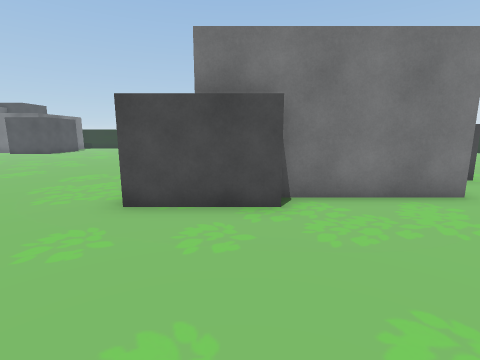
View 1 (above)

24 first-person views from a walk through a Unity game level. The camera is 1.4 m above the floor, tilts 10° down and sees 85° across. The floor is counted in squares, 1 m on a side. Each view is taken from the middle of a square. On the plan, view 1 faces up. The plan holds only what a view shows up to about 13 squares ahead; the rest is blank. The place goes on beyond the plan. The player is left out.

View 2
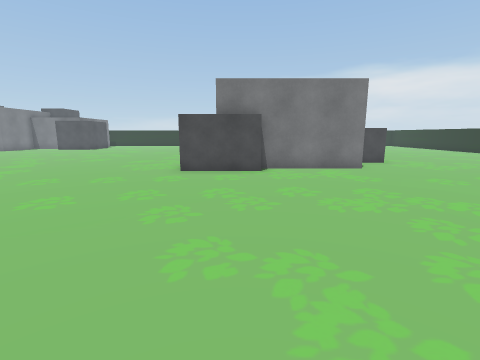

View 3
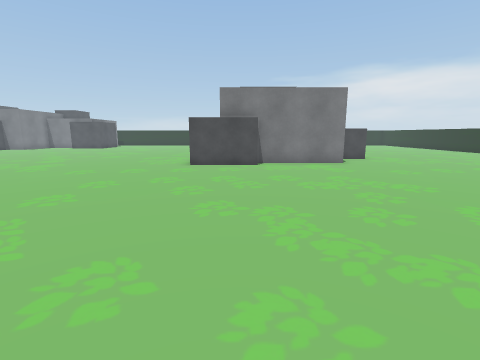

View 4
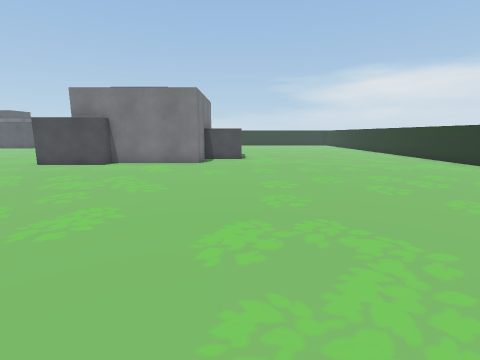

View 5
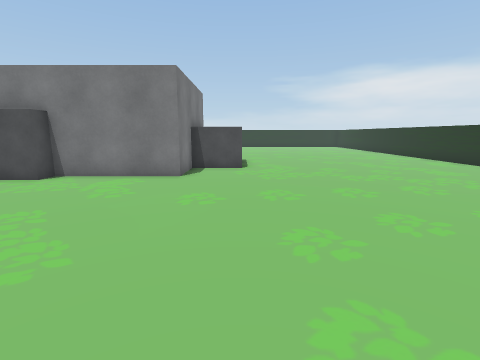

View 6
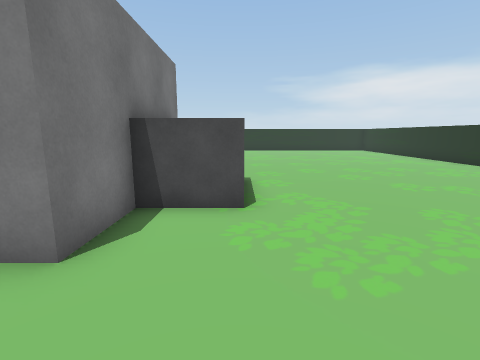

View 7
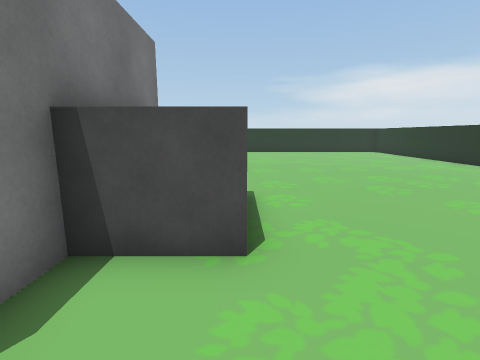

View 8
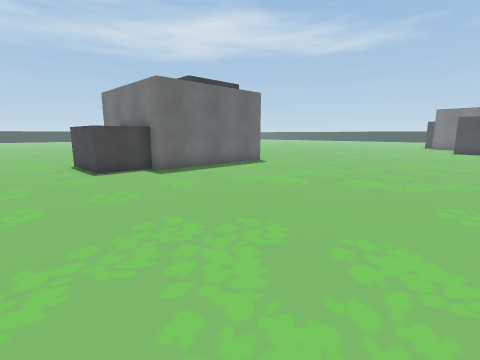

View 9
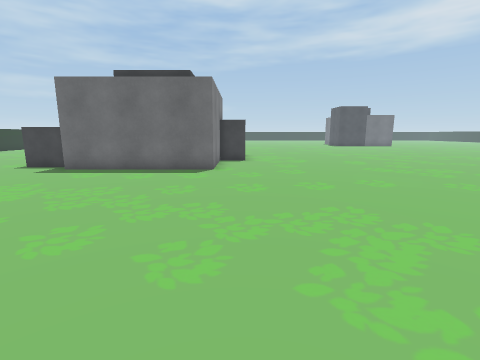

View 10
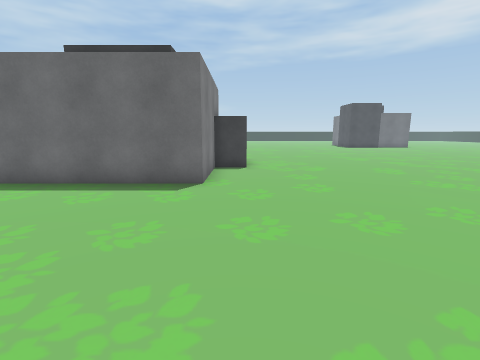

View 11
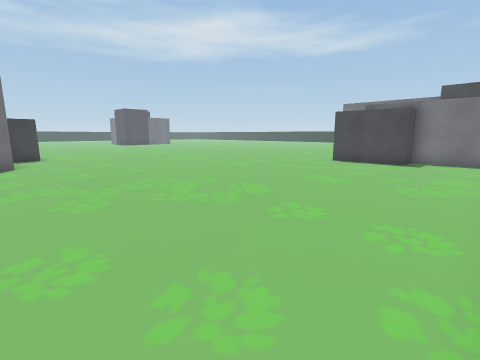

View 12
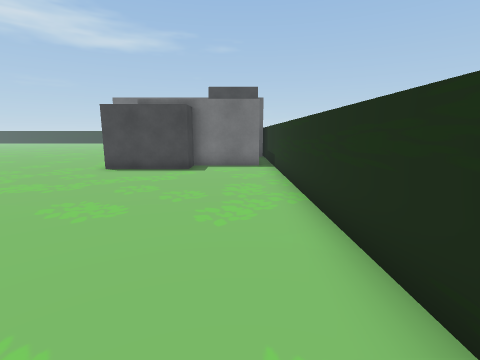

View 13
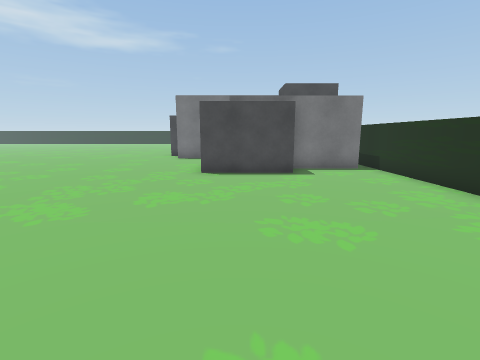

View 14
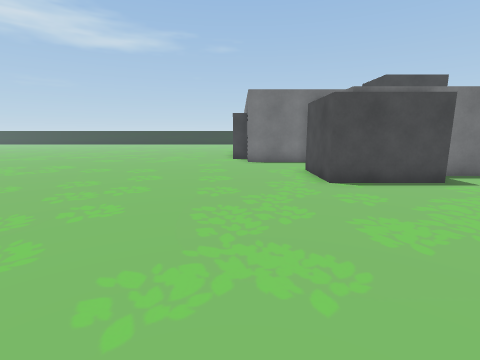

View 15
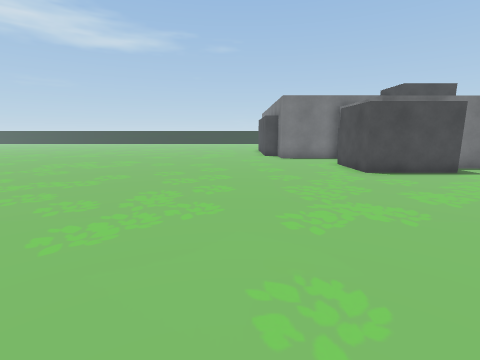

View 16
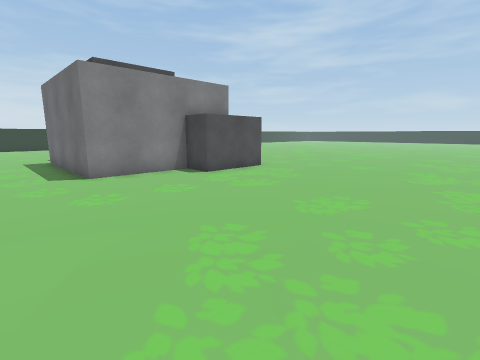

View 17
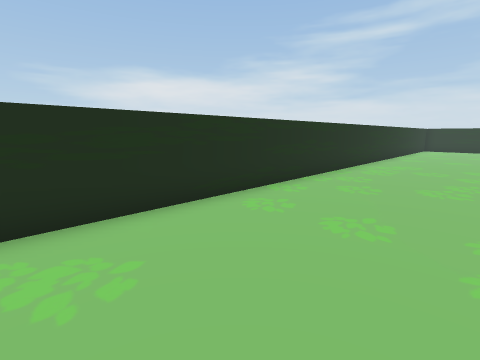

View 18
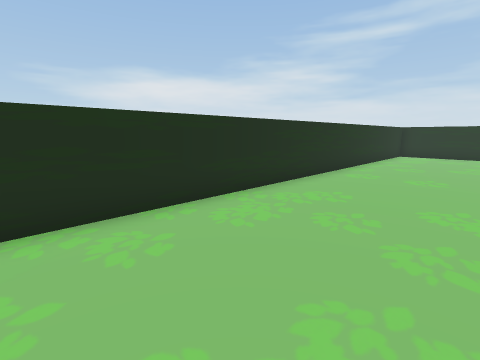

View 19
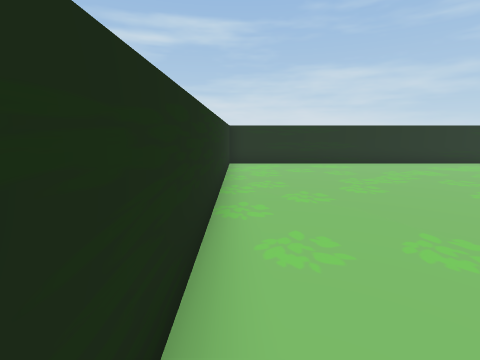

View 20
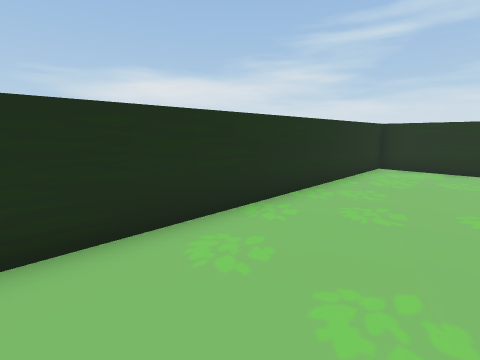

View 21
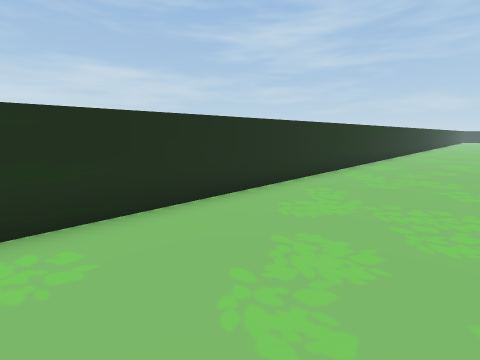

View 22
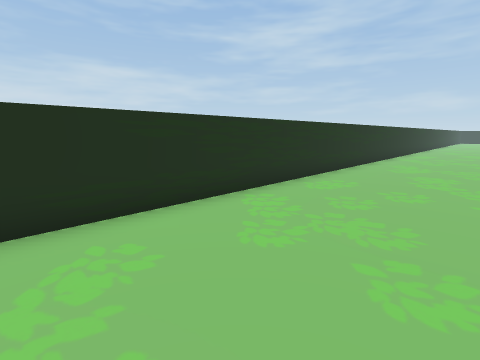

View 23
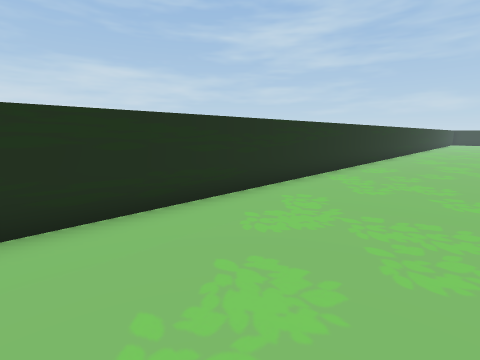

View 24
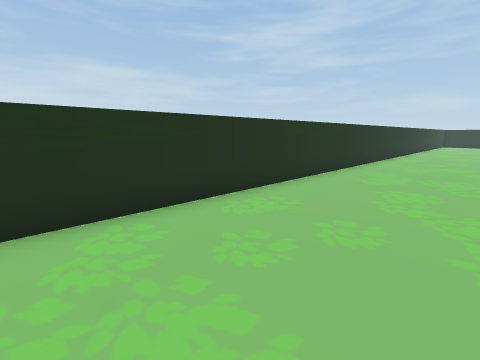

### Floor plan
Points are (right, up) in squares from view 1. A wall is a line through its corners. A room is listed if a view was taken in it or the views show most of it. See-through windows are left out.
Room 1 (views 1, 2, 3, 4, 5, 6, 7, 8, 9, 10, 11, 12, 13, 14, 15, 16, 17, 18, 19, 20, 21, 22, 23, 24)
walls: (5, 10.9) (7.1, 10.9) (7.1, 7.8) (5, 7.8) (5, 5.7) (0.8, 5.7) (0.8, 4.9) (-2.3, 4.9) (-2.3, 8) (-1, 8) (-1, 11.6) (5, 11.6); (17.5, -13.2) (17.5, 25.5) (-16, 25.5); (-14.7, 24.9) (-14.7, 21.9) (-13.5, 21.9) (-13.5, 18.6) (-16.4, 18.6)

Positions as (right, up) in squares from view 1, and headings:
1: (0, 0), facing up
2: (0, -5), facing up
3: (0, -7), facing up
4: (7, -7), facing up
5: (7, -3), facing up
6: (7, 3), facing up
7: (7, 5), facing up
8: (10, 21), facing down-left
9: (-2, 22), facing down
10: (-2, 19), facing down
11: (0, 25), facing down-left
12: (-3, 24), facing left
13: (-4, 20), facing left
14: (-6, 16), facing left
15: (-4, 14), facing left
16: (-10, 14), facing down-right
17: (-8, 21), facing up-right
18: (-1, 21), facing up-right
19: (5, 25), facing right
20: (6, 22), facing up-right
21: (13, 21), facing down-right
22: (13, 16), facing down-right
23: (13, 8), facing down-right
24: (13, 1), facing down-right
